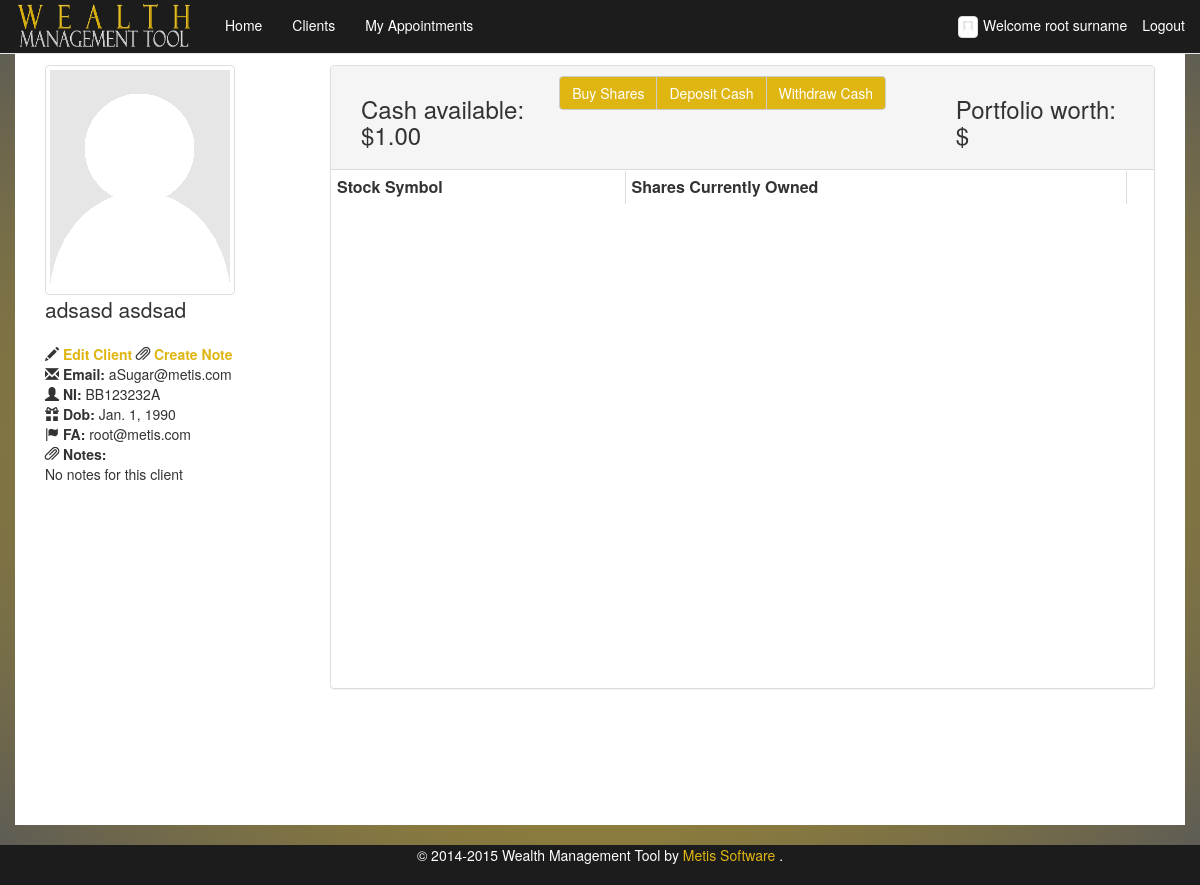
Page /client_details/?client=BB123232A (signed in) on the earlier database version.
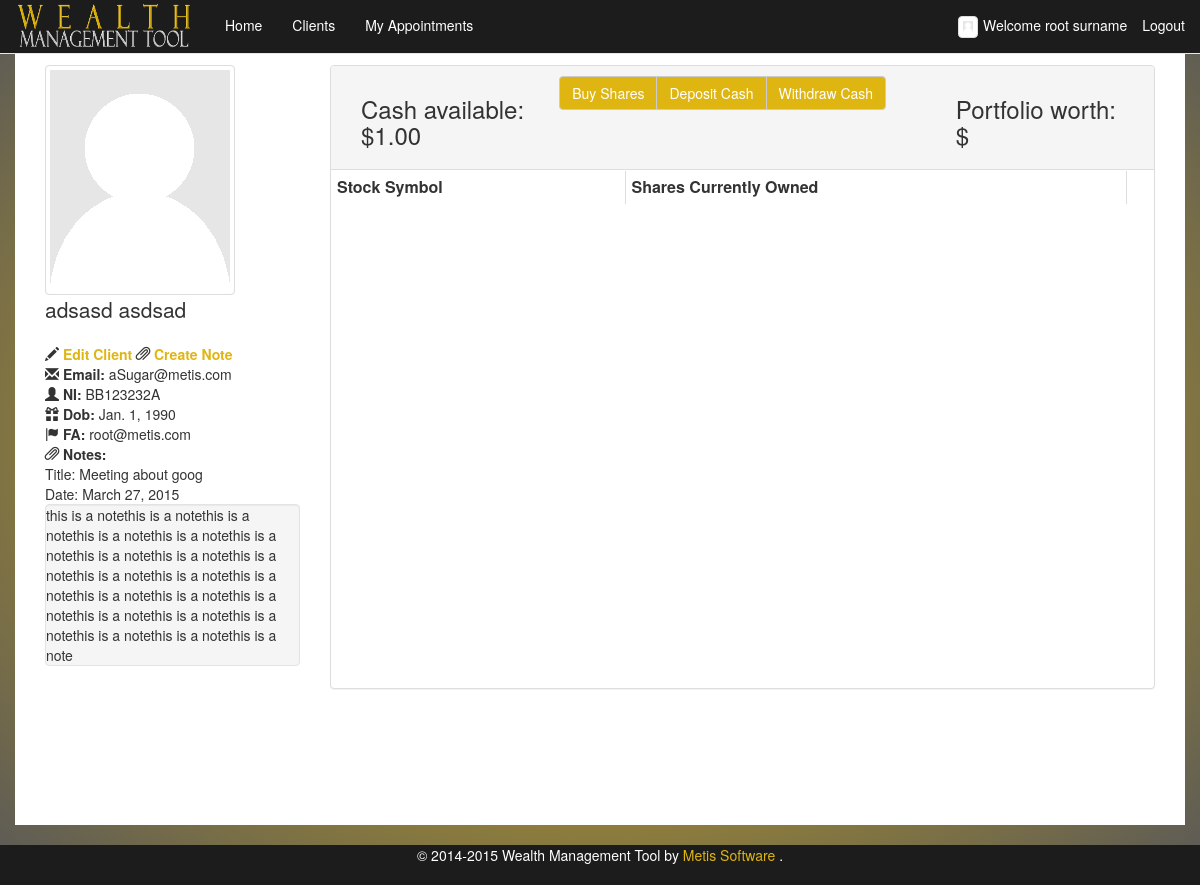
Same page on the later database version.
### wms/models.py (models this page shows, shortened)
class FA(AbstractBaseUser, PermissionsMixin):
    email = models.EmailField(max_length=64, unique=True)
    first_name = models.CharField(max_length=64, default="**DEFAULT**")
    middle_name = models.CharField(max_length=64, blank=True)
    surname = models.CharField(max_length=64, default="**DEFAULT**")
    image = models.ImageField(upload_to='fa_images', default='/media/person-placeholder.png')
    dob = models.DateField(default="1990-01-01")
    ni_regex = RegexValidator(regex=r'^(?!BG)(?!GB)(?!NK)(?!KN)(?!TN)(?!NT)(?!ZZ)(?:[A-CEGHJ-PR-TW-Z][A-CEGHJ-NPR-TW-Z])(?:\s*\d\s*){6}([A-D]|\s)$', message="Must be in the format: 'AA999999A', restrictions to characters apply'")
    ni_number = models.CharField(
        max_length=9, validators=[ni_regex], primary_key=True)
    is_staff=models.BooleanField(default=False)
    is_admin=models.BooleanField(default=False)
    is_active=models.BooleanField(default=True)
    USERNAME_FIELD = 'email'
    REQUIRED_FIELDS = ['first_name', 'surname', 'dob', 'ni_number', 'is_active']
    objects = FAUserManager()

class Client(models.Model):
    first_name = models.CharField(max_length=64)
    middle_name = models.CharField(max_length=64, blank=True)
    surname = models.CharField(max_length=64)
    image = models.ImageField(upload_to='client_images', default='/media/person-placeholder.png')
    dob = models.DateField(default="1990-01-01")
    ni_regex = RegexValidator(regex=r'^(?!BG)(?!GB)(?!NK)(?!KN)(?!TN)(?!NT)(?!ZZ)(?:[A-CEGHJ-PR-TW-Z][A-CEGHJ-NPR-TW-Z])(?:\s*\d\s*){6}([A-D]|\s)$', message="Must be in the format: 'AA999999A', restrictions to characters apply'")
    ni_number = models.CharField(max_length=9, validators=[ni_regex], primary_key=True)
    email = models.EmailField(max_length=64)
    phone_regex = RegexValidator(
        regex=r'^\+?1?\d{9,15}$',
        message="Not a valid phone number. Up to 9 digits allowed.")
    home_phone = models.CharField(
        max_length=11, validators=[phone_regex], blank=True
    )
    mob_phone = models.CharField(
        max_length=11, validators=[phone_regex], blank=True
    )
    cash = models.DecimalField(max_digits=20, decimal_places=2)
    fa = models.ForeignKey(FA)
    twitter_username = models.CharField(validators=[RegexValidator(
                                                    regex="^(\w){1,15}$",
                                                    message="Not a valid username,please remove @ and max of 15 cahracters"
                                                    )],
                                        blank=True, max_length= 15)
    facebook_username = models.CharField(blank=True, null=True, max_length=15)
    linkedin_username = models.CharField(blank=True, null=True, max_length=15)
    googleplus_username = models.CharField(blank=True, null=True, max_length=15)

class MeetingNotes(models.Model):
    client = models.ForeignKey(Client, default=None)
    event = models.OneToOneField(Event, null=True)
    note = models.TextField()

class Event(models.Model):
    fa = models.ForeignKey(FA)
    client = models.ForeignKey(Client, blank=True, null=True)
    startDateTime = models.DateTimeField()
    endDateTime = models.DateTimeField()
    type = models.CharField(max_length=64, default="meeting")
    title = models.CharField(max_length=128)

### wms/views.py (the view, shortened to what this page needs)
# urls.py: url(r'^client_details/', 'client_details', name='client_details'),
@login_required
def client_details(request):
    get_params = request.GET
    if(get_params.get('client') is None):
        return HttpResponseRedirect('/clients/')
    else:
        try:
            client = Client.objects.get(ni_number=get_params.get('client'))
            shares = Share.objects.filter(owner=get_params.get('client'))
            Notes = MeetingNotes.objects.filter(client=get_params.get('client'))
            sorted_Shares = {}
            owned_shares = {}
            if client.twitter_username=="":
                twitter = False
            else:
                twitter = True
            return render_to_response('wms/client_details.html',
                                      {'client_details': client,'shares': sorted_Shares,'owned_shares':owned_shares,'twitter':twitter,'notes':Notes}, context_instance=RequestContext(request))
        except ObjectDoesNotExist:
            return render_to_response('wms/client_details.html',{}, context_instance=RequestContext)

### wms/templates/wms/client_details.html (shortened to what this page needs)
{% extends "wms/base_boot.html" %}
{% load staticfiles %}
{% load custom_filters %}
{% block content %}
{% if client_details %}
    <div class="container">
        <div class="col-md-3 col-sm-3">
            <img class="img-responsive img-thumbnail" src="{{ client_details.image.url }}" alt="Person Placeholder">
            <p class="lead">{{client_details.first_name}} {{client_details.middle_name}} {{client_details.surname}}</p>
            <ul class="list-unstyled">
                <li>
                    <span class="glyphicon glyphicon-pencil"></span> <strong><a href="{% url "edit_client" client_details.ni_number %}">Edit Client </a></strong>
                    <span class="glyphicon glyphicon-paperclip"></span> <strong><a href="{% url "create_note" client_details.ni_number %}">Create Note </a></strong>
                </li>
                <li>
                    <span class="glyphicon glyphicon-envelope"> </span> <strong>Email:</strong> {{ client_details.email}}
                </li>
                <li>
                    <span class="glyphicon glyphicon-user"></span> <strong data-toggle="tooltip" data-placement="right" title="National Insurance Number">NI:</strong> {{client_details.ni_number}}
                </li>
                <li>
                    <span class="glyphicon glyphicon-gift"></span> <strong data-toggle="tooltip" data-placement="right" title="Date of Birth">Dob:</strong> {{client_details.dob}}
                </li>
                <li>
                    <span class="glyphicon glyphicon-flag" ></span> <strong data-toggle="tooltip" data-placement="right" title="Financial Adviser">FA:</strong> {{client_details.fa}}
                </li>
                <li>
                    <span class="glyphicon glyphicon-paperclip" ></span> <strong>Notes:</strong>
                </li>
	    {% if notes %}
	    {% for n in notes %}
        <li>Title: {{n.event.title}}</li>
        <li>Date: {{n.event.startDateTime.date}}</li>
        <li class="well" style="padding: 0px 0px 0px 0px">
            <ul class="list-unstyled">
                <li>{{n.note}}</li>
            </ul>
        </li>
		{% endfor %}
		{% else %}
		<p>No notes for this client </p>
		{% endif %}
        </ul>
    </div>
        <div class = "col-md-9 col-sm-9">
            <div class="container-fluid panel panel-default" id="users" >
                <div class="row panel-heading">
                    <h3 class="col-md-3 col-xs-3">Cash available: $<span class="client_cash_available">{{ client_details.cash }}</span></h3>
                    <div class="btn-group col-md-6 col-xs-6" style="margin-bottom:1%;">
                        <button type="button" class="btn btn-default" data-toggle="modal" data-target="#StockModal">Buy Shares</button>
                        <button type="button" class="btn btn-default" data-toggle="modal" data-target="#DepositModal">Deposit Cash</button>
                        <button type="button" class="btn btn-default" data-toggle="modal" data-target="#WithdrawModal">Withdraw Cash</button>
                     </div>
                    <h3 class="col-md-3 col-xs-3">Portfolio worth: $ </h3>
                </div>
                <div class="panel-body row table-responsive" style="height: 70%; padding: 1px 1px 1px 1px;">
                    <table class="table table-bordered table-condensed table-hover col-md-12" style="background-color: #ffffff; margin-bottom: 0; ">
                        <thead>
                            <th>Stock Symbol</th>
                            <th>Shares Currently Owned</th>
                            <th></th>
                        </thead>
                            </table>
                </div>
            </div>
        </div>
    </div>
    </div>
    {% else %}
        <p>No client data</p>
    {% endif %}
{%  endblock %}

### wms/templates/wms/base_boot.html (shortened to what this page needs)
{% load staticfiles %}
<html>
<head>
<link rel="stylesheet" type="text/css" href="{% static 'wms/css/style-bootstrap.css' %}" />
<link href="{% static "wms/css/bootstrap.css" %}" rel="stylesheet">
<link href="{% static "wms/css/magnific-popup.css" %}" rel="stylesheet" type="text/css">
<link rel="stylesheet" type="text/css" href="{% static "wms/css/jquery.fancybox.css" %}" media="screen" />
<link href="{% static "wms/css/bootstrap-sticky-footer.css" %}" rel="stylesheet">
<link rel="stylesheet" href="//maxcdn.bootstrapcdn.com/font-awesome/4.3.0/css/font-awesome.min.css">
</head>
<body>
<nav class="navbar navbar-default navbar-fixed-top" id="home">
	<div class="container-fluid">
		<div class="navbar-header">
			<a href="/" class="navbar-brand">
				<img src="{% static "wms/images/logo.png" %}" alt="Wealth Management Tool" height="54" width="180" style="margin-top: -15px;" /></a>
		</div>
		<div id="navbar" class="navbar-collapse collapse">
			<ul class="nav navbar-nav">
				<li><a id="home" href="/">Home</a></li>
				<li><a id="clients" href="/clients/">Clients</a></li>
				<li><a id="appointments" href="/appointments/">My Appointments</a></li>
			</ul>
			<ul class="nav navbar-nav navbar-right">
				{% if user.is_authenticated %}
				<li class="text-center" style="padding-top: 15px;padding-bottom: 15px;"><img src="{{ user.image.url }}" class="img-responsive img-thumbnail" style="max-width: 20px; margin-right:5px;"/>Welcome  {{ user.first_name }} {{ user.surname }}</li>
				<li ><a href="/logout">Logout</a>
				</li>
				{% endif %}
			</ul>
		</div>
	</div>
</nav>
<div class="container" style="overflow-x: hidden">
	{% block content %}
	{% endblock %}
<footer class="footer">
		<p class="text-center" style="color:#FFFFFF;">© 2014-2015 Wealth Management Tool by  <a style="color:#dfb511;"href="http://www.metissoftware.co.uk" target="_blank"> Metis Software </a>.</p>
</footer>
</body>
</html>

Differences in the rows shown:
added MeetingNotes: event "Meeting about goog", event.startDateTime "March 27, 2015", note "this is a notethis is a notethis is a notethis is a notethis is a notethis is a notethis is a notethis is a notethis is a notethis is a notethis is a notethis is a notethis is a notethis is a notethis is a notethis is a notethis is a notethis is a notethis is a notethis is a notethis is a note"
Other differences:
text no longer shown: "No notes for this client"
